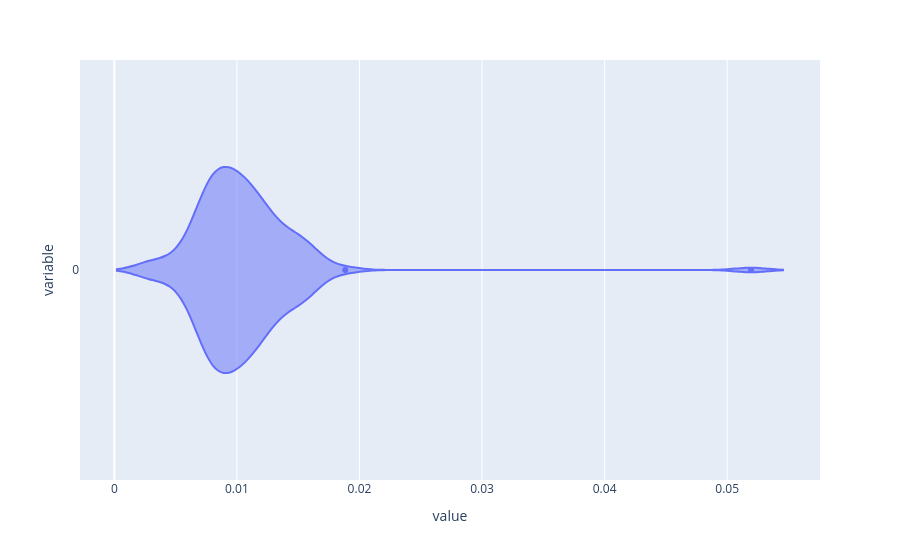

The notebook cell saved with this chart:
### Code cell
import plotly.express as px

px.violin(pdists, orientation='h')

### Figure 1 — Plotly figure (JSON) as saved in the notebook; plotly's stock layout.template omitted (floating-point values rounded to 4 significant figures)
{"data": [{"alignmentgroup": "True", "box": {"visible": false}, "hovertemplate": "value=%{x}<br>variable=%{y}<extra></extra>", "legendgroup": "", "marker": {"color": "#636efa"}, "name": "", "offsetgroup": "", "orientation": "h", "scalegroup": "True", "showlegend": false, "type": "violin", "x": [0.007809, 0.008931, 0.01709, 0.01105, 0.00918, 0.007774, 0.008343, 0.007972, 0.00283, 0.009192, 0.003057, 0.006868, 0.01295, 0.0124, 0.05194, 0.007996, 0.009985, 0.008138, 0.01195, 0.01147, 0.01578, 0.01022, 0.008972, 0.01013, 0.01434, 0.01099, 0.008812, 0.01258, 0.01212, 0.008588, 0.007489, 0.009604, 0.009047, 0.007647, 0.01549, 0.005353, 0.0109, 0.01188, 0.007353, 0.0102, 0.006395, 0.01508, 0.01884, 0.006731, 0.01572, 0.008287, 0.01118, 0.007961, 0.01227, 0.007149, 0.007874, 0.009084, 0.005296, 0.008674, 0.01333, 0.01109, 0.01054, 0.007528, 0.01253, 0.006552, 0.016, 0.01213, 0.00864, 0.01464, 0.002872, 0.01284, 0.009368, 0.008562, 0.009892, 0.007978, 0.01585, 0.01106, 0.01016, 0.01052, 0.01525, 0.01031, 0.01254, 0.01335, 0.01143, 0.01058, 0.008698, 0.005542, 0.007571, 0.01104, 0.007488, 0.009576, 0.004266, 0.007214, 0.007747, 0.009481, 0.01053, 0.007026, 0.01237, 0.007395, 0.009297, 0.0078, 0.01451, 0.01335, 0.01195, 0.01351, 0.01139, 0.01444, 0.01027, 0.009702, 0.01435, 0.0154, 0.007418, 0.009962, 0.00885, 0.009993, 0.01105], "x0": " ", "xaxis": "x", "y": ["0", "0", "0", "0", "0", "0", "0", "0", "0", "0", "0", "0", "0", "0", "0", "0", "0", "0", "0", "0", "0", "0", "0", "0", "0", "0", "0", "0", "0", "0", "0", "0", "0", "0", "0", "0", "0", "0", "0", "0", "0", "0", "0", "0", "0", "0", "0", "0", "0", "0", "0", "0", "0", "0", "0", "0", "0", "0", "0", "0", "0", "0", "0", "0", "0", "0", "0", "0", "0", "0", "0", "0", "0", "0", "0", "0", "0", "0", "0", "0", "0", "0", "0", "0", "0", "0", "0", "0", "0", "0", "0", "0", "0", "0", "0", "0", "0", "0", "0", "0", "0", "0", "0", "0", "0", "0", "0", "0", "0", "0", "0"], "y0": " ", "yaxis": "y"}], "layout": {"legend": {"tracegroupgap": 0}, "margin": {"t": 60}, "violinmode": "group", "xaxis": {"anchor": "y", "domain": [0, 1], "title": {"text": "value"}}, "yaxis": {"anchor": "x", "domain": [0, 1], "title": {"text": "variable"}}}}
